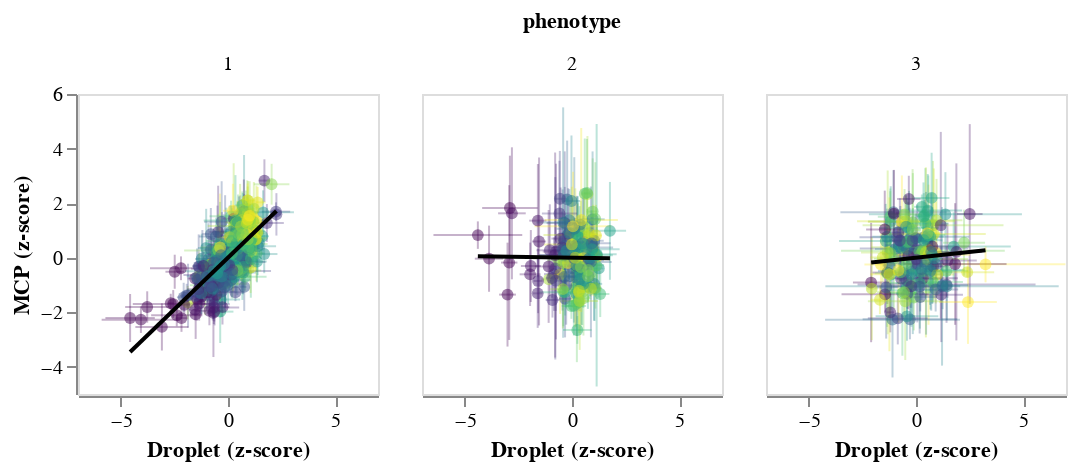

Express this chart as Vega-Lite.
### Vega-Lite specification from a JSON file in a GitHub repository (floating-point values rounded to 4 significant figures; data arrays with more than 128 entries replaced by an {"elided": "..."} marker saying what was removed)
{"config": {"view": {"continuousWidth": 400, "continuousHeight": 300}, "axis": {"grid": false}}, "data": {"name": "data-2d088840d31d950772e7e3b7f84d1671"}, "facet": {"type": "nominal", "field": "phenotype"}, "spec": {"layer": [{"mark": "errorbar", "encoding": {"color": {"type": "quantitative", "field": "rel_time", "legend": null, "scale": {"scheme": "viridis"}}, "opacity": {"value": 0.3}, "x": {"type": "quantitative", "field": "droplet_mean_z"}, "y": {"type": "quantitative", "field": "ymax", "title": "MCP (z-score)"}, "y2": {"field": "ymin"}}, "height": 150, "transform": [{"calculate": "datum.droplet_mean_z - datum.droplet_error_z", "as": "xmin"}, {"calculate": "datum.droplet_mean_z + datum.droplet_error_z", "as": "xmax"}, {"calculate": "datum.mcp_mean_z - datum.mcp_error_z", "as": "ymin"}, {"calculate": "datum.mcp_mean_z + datum.mcp_error_z", "as": "ymax"}], "width": 150}, {"mark": "errorbar", "encoding": {"color": {"type": "quantitative", "field": "rel_time", "legend": null, "scale": {"scheme": "viridis"}}, "opacity": {"value": 0.3}, "x": {"type": "quantitative", "field": "xmin", "title": "Droplet (z-score)"}, "x2": {"field": "xmax"}, "y": {"type": "quantitative", "field": "mcp_mean_z"}}, "height": 150, "transform": [{"calculate": "datum.droplet_mean_z - datum.droplet_error_z", "as": "xmin"}, {"calculate": "datum.droplet_mean_z + datum.droplet_error_z", "as": "xmax"}, {"calculate": "datum.mcp_mean_z - datum.mcp_error_z", "as": "ymin"}, {"calculate": "datum.mcp_mean_z + datum.mcp_error_z", "as": "ymax"}], "width": 150}, {"mark": {"type": "point", "filled": true}, "encoding": {"color": {"type": "quantitative", "field": "rel_time", "scale": {"scheme": "viridis"}}, "opacity": {"value": 0.5}, "size": {"value": 35}, "x": {"type": "quantitative", "field": "droplet_mean_z"}, "y": {"type": "quantitative", "field": "mcp_mean_z"}}, "height": 150, "transform": [{"calculate": "datum.droplet_mean_z - datum.droplet_error_z", "as": "xmin"}, {"calculate": "datum.droplet_mean_z + datum.droplet_error_z", "as": "xmax"}, {"calculate": "datum.mcp_mean_z - datum.mcp_error_z", "as": "ymin"}, {"calculate": "datum.mcp_mean_z + datum.mcp_error_z", "as": "ymax"}], "width": 150}, {"mark": {"type": "line", "color": "black"}, "encoding": {"x": {"type": "quantitative", "field": "droplet_mean_z"}, "y": {"type": "quantitative", "field": "mcp_mean_z"}}, "height": 150, "transform": [{"calculate": "datum.droplet_mean_z - datum.droplet_error_z", "as": "xmin"}, {"calculate": "datum.droplet_mean_z + datum.droplet_error_z", "as": "xmax"}, {"calculate": "datum.mcp_mean_z - datum.mcp_error_z", "as": "ymin"}, {"calculate": "datum.mcp_mean_z + datum.mcp_error_z", "as": "ymax"}, {"on": "droplet_mean_z", "regression": "mcp_mean_z"}], "width": 150}], "resolve": {"scale": {"x": "shared", "y": "shared"}}}, "columns": 5, "$schema": "https://vega.github.io/schema/vega-lite/v4.8.1.json", "datasets": {"data-2d088840d31d950772e7e3b7f84d1671": {"elided": "606 records"}}}
